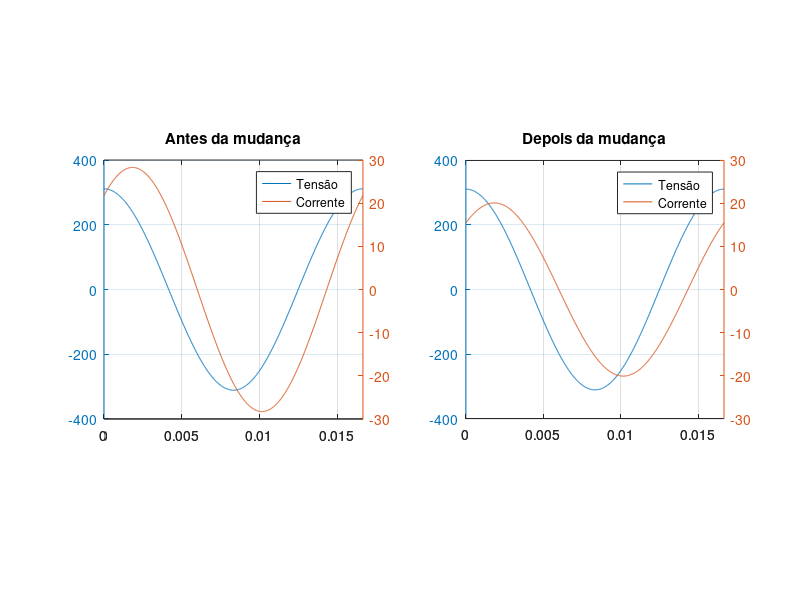
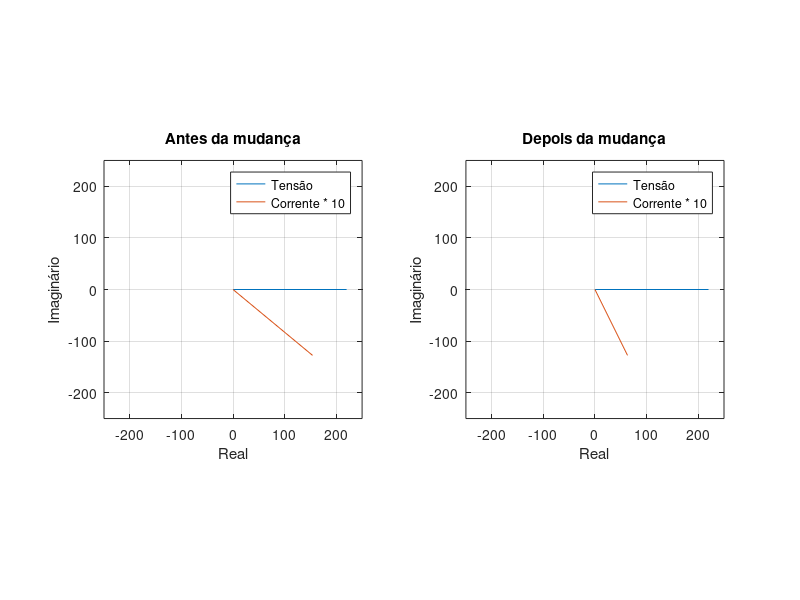
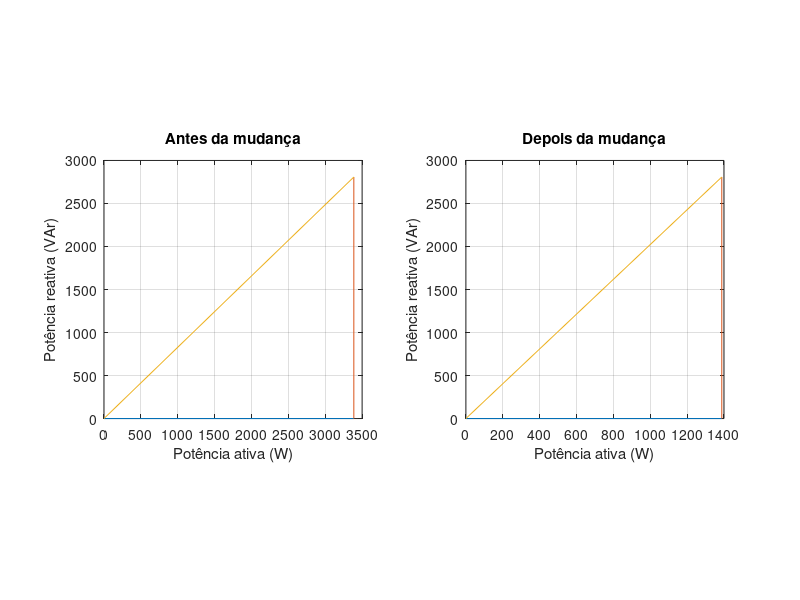

MATLAB code for these plots, in order:
%Informações iniciais
V = 220; %Tensão nominal
f = 60; %Frequência
I = 20; %Corrente nominal

%Defasagem entre a corrente e a tensão
atraso = 1.8355e-3; 
fase = -atraso*2*pi*f;

t = [0:(1/f)/1000:1/f];

%V e I no domínio do tempo
Vt = V*sqrt(2)*cos(2*pi*f*t);
It = I*sqrt(2)*cos(2*pi*f*t + fase);

%V e I no domínio fasorial
Vfas = V*exp(j*0);
Ifas = I*exp(j*fase);

%Triângulo das potências
S = Vfas*conj(Ifas);
P = real(S);
Q = imag(S);
Sap = abs(S);

%Alteração na potência;
S2 = S-2000;
P2 = real(S2);
Q2 = imag(S2);
Sap2 = abs(S2);

%Novos valores de I
Ifas2 = conj(S2)/Vfas;
It2 = abs(Ifas2)*sqrt(2)*cos(2*pi*f*t + fase);

%Gráficos no dominio do tempo
figure(1)
subplot(1, 2, 1)
plotyy(t, Vt, t, It)
title('Antes da mudança')
legend('Tensão', 'Corrente')
axis('square')
grid;

subplot(1, 2, 2)
plotyy(t, Vt, t, It2)
title('Depois da mudança')
legend('Tensão', 'Corrente')
axis('square')
grid;

%Gráficos no dominio fasorial 
figure(2)
subplot(1, 2, 1)
plot([0 real(Vfas)], [0 imag(Vfas)], [0 real(Ifas)*10], [0 imag(Ifas)*10])
axis([-250 250 -250 250])
axis('square')
xlabel('Real')
ylabel('Imaginário')
legend('Tensão', 'Corrente * 10')
title('Antes da mudança')
grid;

subplot(1, 2, 2)
plot([0 real(Vfas)], [0 imag(Vfas)], [0 real(Ifas2)*10], [0 imag(Ifas2)*10])
axis([-250 250 -250 250])
axis('square')
xlabel('Real')
ylabel('Imaginário')
legend('Tensão', 'Corrente * 10')
title('Depois da mudança')
grid;

%Gráficos do triângulo das potências
figure(3)
subplot(1, 2, 1)
plot([0 P], [0 0], [P P], [0 Q], [0 P], [0 Q])
xlabel('Potência ativa (W)')
ylabel('Potência reativa (VAr)')
axis('square')
title('Antes da mudança')
grid;  

subplot(1, 2, 2)
plot([0 P2], [0 0], [P2 P2], [0 Q2], [0 P2], [0 Q2])
xlabel('Potência ativa (W)')
ylabel('Potência reativa (VAr)')
axis('square')
title('Depois da mudança')
grid;   
